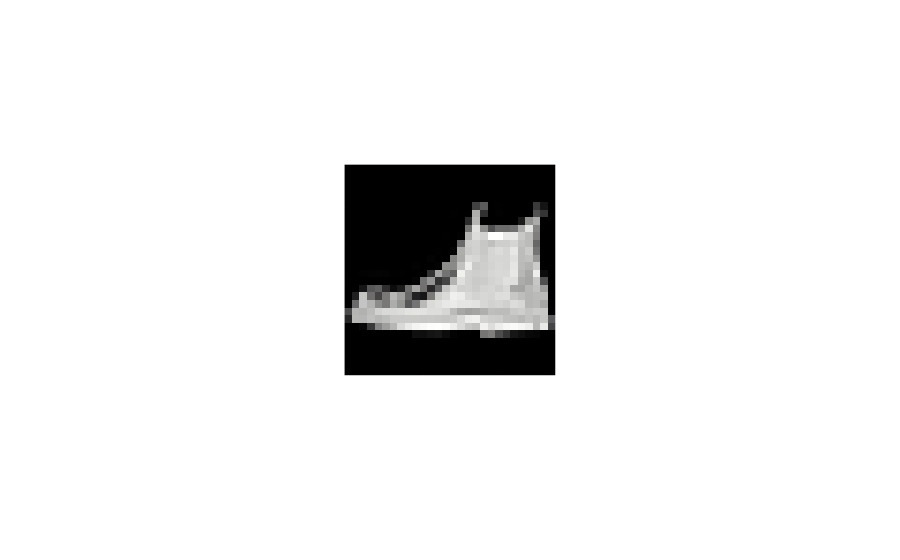

Here is the notebook cell this chart was saved with:
### Code cell
img = train_data[450]
fig = px.imshow(img, color_continuous_scale='gray')
fig.update_layout(coloraxis_showscale=False)
fig.update_xaxes(showticklabels=False)
fig.update_yaxes(showticklabels=False)
fig.show()

### Figure 1 — Plotly figure (JSON) as saved in the notebook; plotly's stock layout.template omitted (floating-point values rounded to 4 significant figures; data arrays with more than 128 entries replaced by an {"elided": "..."} marker saying what was removed)
{"data": [{"coloraxis": "coloraxis", "hovertemplate": "x: %{x}<br>y: %{y}<br>color: %{z}<extra></extra>", "type": "heatmap", "z": {"elided": "28x28 int values"}}], "layout": {"autosize": true, "coloraxis": {"colorscale": [[0, "rgb(0, 0, 0)"], [0.09091, "rgb(16, 16, 16)"], [0.1818, "rgb(38, 38, 38)"], [0.2727, "rgb(59, 59, 59)"], [0.3636, "rgb(81, 80, 80)"], [0.4545, "rgb(102, 101, 101)"], [0.5455, "rgb(124, 123, 122)"], [0.6364, "rgb(146, 146, 145)"], [0.7273, "rgb(171, 171, 170)"], [0.8182, "rgb(197, 197, 195)"], [0.9091, "rgb(224, 224, 223)"], [1, "rgb(254, 254, 253)"]], "showscale": false}, "margin": {"t": 60}, "xaxis": {"autorange": true, "constrain": "domain", "domain": [0.3573, 0.6427], "range": [-0.5, 27.5], "scaleanchor": "y", "showticklabels": false}, "yaxis": {"autorange": true, "constrain": "domain", "domain": [0, 1], "range": [27.5, -0.5], "showticklabels": false}}}
